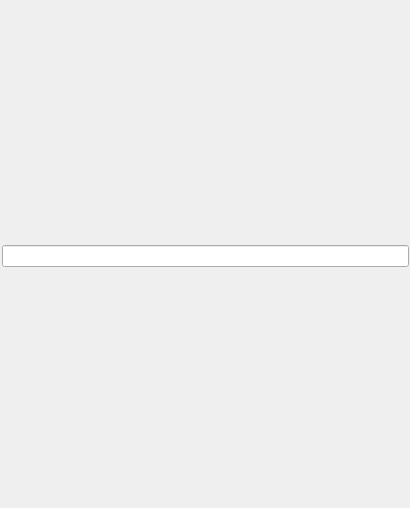
<?xml version="1.0" encoding="UTF-8"?>
<ui version="4.0">
    <class>TargetBinaryPanel</class>
    <widget class="ads::CDockWidget" name="TargetBinaryPanel">
        <property name="geometry">
            <rect>
                <x>0</x>
                <y>0</y>
                <width>410</width>
                <height>508</height>
            </rect>
        </property>
        <property name="windowTitle">
            <string>TargetBinaryPanel</string>
        </property>
        <widget class="QFrame" name="root">
            <property name="geometry">
                <rect>
                    <x>0</x>
                    <y>0</y>
                    <width>411</width>
                    <height>511</height>
                </rect>
            </property>
            <property name="sizePolicy">
                <sizepolicy hsizetype="Expanding" vsizetype="Expanding">
                    <horstretch>0</horstretch>
                    <verstretch>0</verstretch>
                </sizepolicy>
            </property>
            <layout class="QVBoxLayout" name="verticalLayout">
                <property name="spacing">
                    <number>0</number>
                </property>
                <property name="leftMargin">
                    <number>0</number>
                </property>
                <property name="topMargin">
                    <number>0</number>
                </property>
                <property name="rightMargin">
                    <number>0</number>
                </property>
                <property name="bottomMargin">
                    <number>0</number>
                </property>
                <item>
                    <widget class="QFrame" name="content">
                        <property name="sizePolicy">
                            <sizepolicy hsizetype="Expanding" vsizetype="Expanding">
                                <horstretch>0</horstretch>
                                <verstretch>0</verstretch>
                            </sizepolicy>
                        </property>
                        <property name="frameShape">
                            <enum>QFrame::NoFrame</enum>
                        </property>
                        <property name="frameShadow">
                            <enum>QFrame::Raised</enum>
                        </property>
                        <property name="lineWidth">
                            <number>0</number>
                        </property>
                        <layout class="QVBoxLayout" name="verticalLayout_2">
                            <property name="spacing">
                                <number>2</number>
                            </property>
                            <property name="leftMargin">
                                <number>2</number>
                            </property>
                            <property name="topMargin">
                                <number>2</number>
                            </property>
                            <property name="rightMargin">
                                <number>2</number>
                            </property>
                            <property name="bottomMargin">
                                <number>0</number>
                            </property>
                            <item>
                                <widget class="QFrame" name="headerFrame">
                                    <property name="sizePolicy">
                                        <sizepolicy hsizetype="Minimum" vsizetype="Fixed">
                                            <horstretch>0</horstretch>
                                            <verstretch>0</verstretch>
                                        </sizepolicy>
                                    </property>
                                    <property name="minimumSize">
                                        <size>
                                            <width>0</width>
                                            <height>16</height>
                                        </size>
                                    </property>
                                    <property name="frameShape">
                                        <enum>QFrame::NoFrame</enum>
                                    </property>
                                    <property name="frameShadow">
                                        <enum>QFrame::Raised</enum>
                                    </property>
                                    <property name="lineWidth">
                                        <number>0</number>
                                    </property>
                                    <layout class="QVBoxLayout" name="verticalLayout_3">
                                        <property name="spacing">
                                            <number>0</number>
                                        </property>
                                        <property name="leftMargin">
                                            <number>0</number>
                                        </property>
                                        <property name="topMargin">
                                            <number>0</number>
                                        </property>
                                        <property name="rightMargin">
                                            <number>0</number>
                                        </property>
                                        <property name="bottomMargin">
                                            <number>0</number>
                                        </property>
                                        <item>
                                            <widget class="QLineEdit" name="searchTextBar">
                                                <property name="sizePolicy">
                                                    <sizepolicy hsizetype="Expanding" vsizetype="Expanding">
                                                        <horstretch>0</horstretch>
                                                        <verstretch>0</verstretch>
                                                    </sizepolicy>
                                                </property>
                                                <property name="font">
                                                    <font>
                                                        <pointsize>8</pointsize>
                                                    </font>
                                                </property>
                                            </widget>
                                        </item>
                                    </layout>
                                </widget>
                            </item>
                        </layout>
                    </widget>
                </item>
            </layout>
        </widget>
    </widget>
    <customwidgets>
        <customwidget>
            <class>ads::CDockWidget</class>
            <extends>QFrame</extends>
            <header location="global">DockWidget.h</header>
            <container>1</container>
        </customwidget>
    </customwidgets>
    <resources />
    <connections />
</ui>
